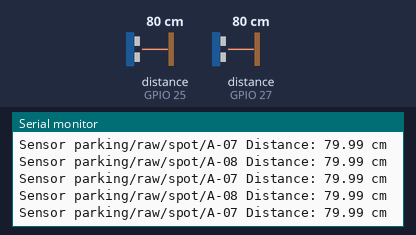
The sketch below on a simulated ESP32. Shown: the last lines printed to the serial monitor. Wiring (inferred from the names in the program): 2 × ultrasonic range finder: trigger GPIO 14, echo GPIO 27 / trigger GPIO 33, echo GPIO 25. The test bench sets the inputs (shaded band); at power-on: distance to the obstacle (sensors on GPIO 25, GPIO 27) 80 cm. The echo pulse lasts 58.3 µs per cm; WiFi joins after 1.5 s; servers stay silent unless stated; no MQTT or app messages arrive unless stated.

Above: at 3.7 s.
3.8 s: distance to the obstacle (sensor on GPIO 25) set to 22 cm
At 4.7 s:
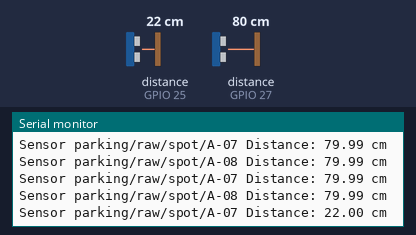
6.9 s: distance to the obstacle (sensor on GPIO 25) set to 18 cm
At 7.4 s:
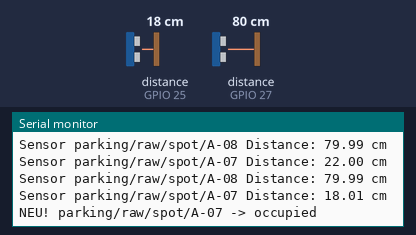
Timing chart, 0 to 9.9 s (numbered marks = the images above; inputs shaded):
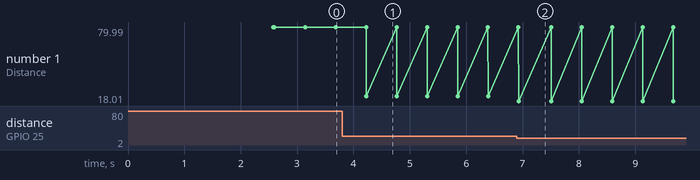

The sketch:

esp32_proximity.ino
```cpp
#include <WiFi.h>
#include <PubSubClient.h>

// WLAN-DATEN
const char* ssid          = "MyCampusParkWifi";
const char* password      = "";

// MQTT-DATEN
const char* mqtt_server   = "192.168.4.1";
const uint16_t mqtt_port  = 1883;
const char* mqttUser      = "";
const char* mqttPassword  = "";

// SENSOR CONFIGURATION
const float DISTANCE_THRESHOLD_CM = 20.0;

// TIME CONSTANTS
const unsigned long HOLD_TIME_MS      = 20000;
const unsigned long HEARTBEAT_INTERVAL_MS = 60000;

// SENSOR 1
const int TRIG_PIN_1 = 14;
const int ECHO_PIN_1 = 27;
const char* MQTT_TOPIC_1 = "parking/raw/spot/A-08";
bool lastState_1 = false;
bool currentState_1 = false;
unsigned long holdTimer_1 = 0;
unsigned long heartbeatTimer_1 = 0;

// SENSOR 2
const int TRIG_PIN_2 = 33;
const int ECHO_PIN_2 = 25;
const char* MQTT_TOPIC_2 = "parking/raw/spot/A-07";
bool lastState_2 = false;
bool currentState_2 = false;
unsigned long holdTimer_2 = 0;
unsigned long heartbeatTimer_2 = 0;

//delay for loop to nolonger DDOS the MQTT Server xD
unsigned long lastReconnectAttempt = 0;

WiFiClient espClient;
PubSubClient client(espClient);


void setupWifi() {
  delay(10);
  Serial.print("Connecting to WiFi...");
  WiFi.begin(ssid, password);

  while (WiFi.status() != WL_CONNECTED) {
    delay(500);
    Serial.print(".");
  }
  Serial.println("\nWiFi connected.");
  Serial.print("IP Address: ");
  Serial.println(WiFi.localIP());
}

void reconnectMqtt() {
  Serial.print("Attempting MQTT connection...");
  // Create a unique ID using the full MAC (Problems when using only parts of it)
  uint64_t chipid = ESP.getEfuseMac();
  char clientId[25];
  sprintf(clientId, "esp32-%04X%08X", (uint16_t)(chipid >> 32), (uint32_t)chipid);
  // Attempt to connect
  if (client.connect(clientId, mqttUser, mqttPassword)) {
    Serial.println("verbunden!");
  } else {
    Serial.print("fehlgeschlagen, rc=");
    Serial.print(client.state());
    Serial.println(". in 5 Sekunden erneut versuchen");
    delay(5000);
  }
}

void publishSensorState(bool occupied, const char* topic) {
  const char* payload = occupied ? "occupied" : "free";

  if (client.publish(topic, payload, false)) {
    Serial.print("MQTT published to ");
    Serial.print(topic);
    Serial.print(": ");
    Serial.println(payload);
  } else {
    Serial.println("MQTT publish fehlgeschlagen!");
  }
}


void updateSensorState(int trigPin, int echoPin, const char* topic,
                       bool& lastState, bool& currentState, unsigned long& holdTimer, unsigned long& heartbeatTimer) {

  //MESSUNG
  digitalWrite(trigPin, LOW);
  delayMicroseconds(2);
  digitalWrite(trigPin, HIGH);
  delayMicroseconds(10);
  digitalWrite(trigPin, LOW);

  float duration = pulseIn(echoPin, HIGH);
  float distance = (duration * 0.0343) / 2;

  Serial.print("Sensor "); Serial.print(topic); Serial.print(" Distance: "); Serial.print(distance); Serial.println(" cm");

  bool sensorReading = (distance < DISTANCE_THRESHOLD_CM);
  unsigned long currentTime = millis();

  //Pulish-Delay => Publish only if Sensor changes for a fixed period of time
  if (sensorReading != currentState) {
    currentState = sensorReading;
    // Start Timer
    holdTimer = currentTime;
    Serial.print("NEU! "); Serial.print(topic); Serial.print(" -> "); Serial.println(currentState ? "occupied" : "free");

  } else if (currentState != lastState) {
    // State differs from the last pulished State
    if (currentTime - holdTimer >= HOLD_TIME_MS) {
      publishSensorState(currentState, topic);
      lastState = currentState;
      heartbeatTimer = currentTime;
    }
  }

  if (currentTime - heartbeatTimer >= HEARTBEAT_INTERVAL_MS) {
    publishSensorState(lastState, topic);
    heartbeatTimer = currentTime;
  }
}


void setup() {
  Serial.begin(9600);
  delay(1000);

  pinMode(TRIG_PIN_1, OUTPUT);
  pinMode(ECHO_PIN_1, INPUT);
  //Comment these out if only one Sensor is connected
  pinMode(TRIG_PIN_2, OUTPUT);
  pinMode(ECHO_PIN_2, INPUT);

  setupWifi();
  client.setServer(mqtt_server, mqtt_port);
  reconnectMqtt();
}

void loop() {
  if (!client.connected()) {
    unsigned long now = millis();
    if (now - lastReconnectAttempt > 5000) {
      lastReconnectAttempt = now;
      reconnectMqtt();
    }
  } else {
    client.loop();
  }

  updateSensorState(TRIG_PIN_1, ECHO_PIN_1, MQTT_TOPIC_1,
                    lastState_1, currentState_1, holdTimer_1, heartbeatTimer_1);
  //Comment this out if only one Sensor is connected
  updateSensorState(TRIG_PIN_2, ECHO_PIN_2, MQTT_TOPIC_2,
                    lastState_2, currentState_2, holdTimer_2, heartbeatTimer_2);

  delay(500);
}
```

Measured:
- the behaviour switches between 21 and 20 cm on distance to the obstacle (sensor on GPIO 25) (found by bisection; images 1 and 2)
- after the input at 3.8 s, the serial monitor: prints a new line after 0.43 s (image 1)
- after the input at 6.9 s, the serial monitor: prints a new line at once (image 2)
- plotted number 1: 79.99 → 22 after the input at 3.8 s, 22 → 18.01 after the input at 6.9 s
